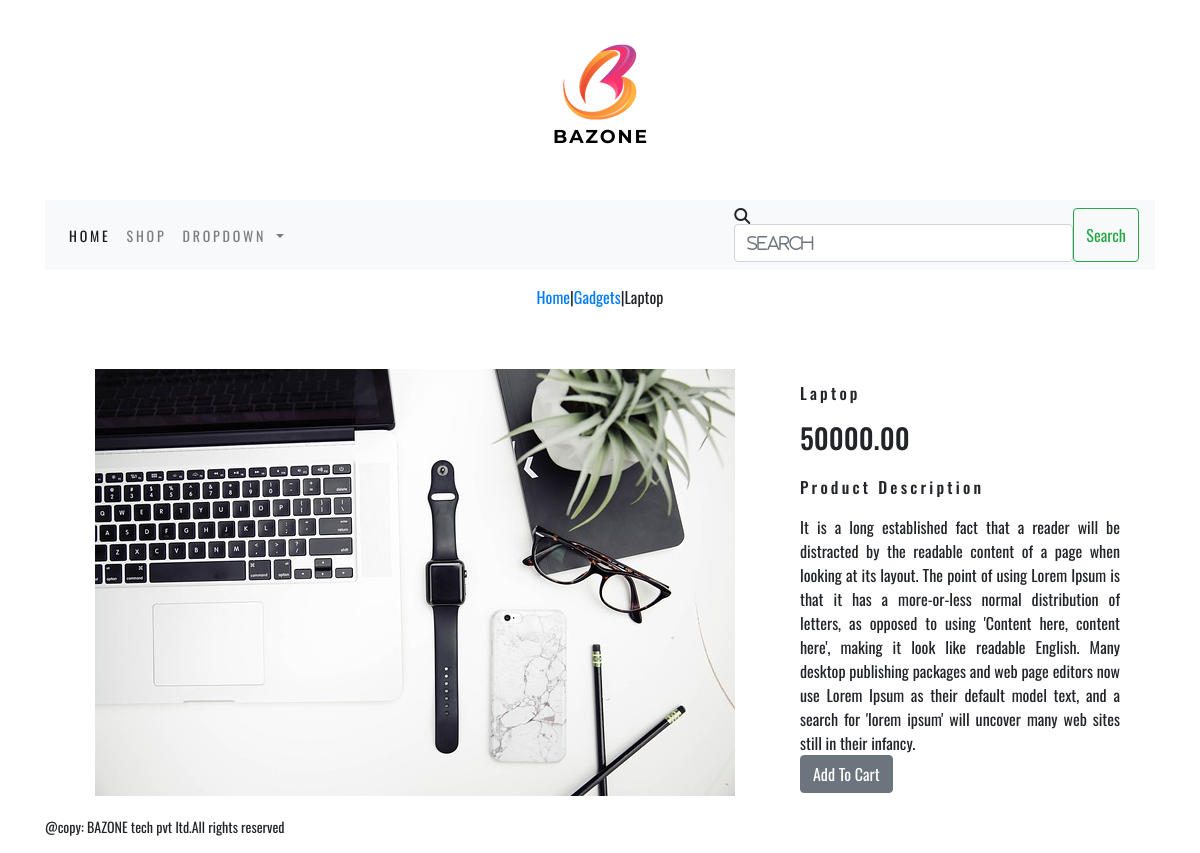
/shop/gadgets/laptop/, run on the app's committed database.
### ecomapp/models.py (models this page shows, shortened)
class Product(models.Model):
    name = models.CharField(max_length=250, unique=True)
    slug = models.SlugField(max_length=250, unique=True)
    description = models.TextField(blank=True)
    price = models.DecimalField(max_digits=20, decimal_places=2)
    category = models.ForeignKey(Category, on_delete=models.CASCADE)
    image = models.ImageField(upload_to='product', blank=True)
    stock = models.IntegerField()
    available = models.BooleanField(default=True)
    created = models.DateTimeField(auto_now_add=True)
    updated = models.DateTimeField(auto_now=True)
    class Meta:
        ordering = ('name',)
        verbose_name = 'product'
        verbose_name_plural = 'products'

class Category(models.Model):
    name = models.CharField(max_length=250, unique=True)
    slug = models.SlugField(max_length=250, unique=True)
    description = models.TextField(blank=True)
    image = models.ImageField(upload_to='category', blank=True)
    class Meta:
        ordering = ('name',)
        verbose_name = 'category'
        verbose_name_plural = 'categories'
    def get_url(self):
        return reverse('shop:product_by_category', args=[self.slug])
    def __str__(self):
        return '{}'.format(self.name)

### ecomapp/views.py (the view)
# urls.py: path('<slug:c_slug>/<slug:product_slug>/', views.proDetail, name="product_details")
def proDetail(request, c_slug, product_slug):
    try:
        product = Product.objects.get(category__slug=c_slug, slug=product_slug)
    except Exception as e:
        raise e
    return render(request, 'product.html', {'product': product})

### cartapp/context_processors.py (called while the page is built)
def counter(request):
    item_count = 0
    if 'admin' in request.path:
        return {}
    else:
        try:
            cart = Cart.objects.filter(cart_id=cart_id1(request))
            cart_items = CartItem.objects.all().filter(cart=cart[:1])
            for cart_item in cart_items :
                item_count += cart_item.quantity
        except DoesNotExist:
            item_count = 0
    return {'item_count': item_count}

### cartapp/views.py (called while the page is built)
def cart_id1(request):
    cart = request.session.session_key
    if not cart:
        cart = request.session.create()
    return cart

### ecomapp/context_processors.py (called while the page is built)
def menu_links(request):
    links = Category.objects.all()
    return dict(links=links)

### templates/product.html (shortened to what this page needs)
{% extends 'base.html' %}
{% load static %}
{% block content %}
<div class="row my-prod-cat-class">
    <div class="mx-auto">
        <p><a href="{% url 'shop:AllProdCat' %}">Home</a>|<a href="{{product.category.get_url}}">{{product.category}}</a>|{{product.name}}</p>
    </div>
</div>
<br>
<div class="container">
    <div class="row">
        <div class="col-12 col-sm-12 com-md-12 col-lg-8 text-center">
            <div style="min-width:18 rem">
        <img src="{{product.image.url}}" alt="{{product.name}}">
        </div>
             </div>
    <div class="col-12 col-sm-12 col-md-12 col-lg-4">
        <div>
        <h1 class="my-prod-title">{{product.name}}</h1>
        </div>
<div>
    <div>
        <h3>{{product.price}}</h3>
    </div>
</div>
<div>
    <div>
        <h4 class="my-prod-title">Product Description</h4>
    </div>
</div>
<div>
    <div class="text-justify my-prod-text">
        {{product.description}}
    </div>
</div>
{% if product.stock <= 0 %}
<p class="text-justify my-prod-text"><b>OUT OF STOCK</b></p>
{% else %}
<a class="btn btn-secondary" href="{% url 'cart:add_cart' product.id %}">Add To Cart</a>
{% endif %}
{% endblock %}

### static/css/custom.css (style rules this page uses)
body { font-family: 'Oswald', sans-serif; }
.my-prod-cat-class { padding-top:15px; padding-bottom:20px; }
.my-prod-title { font-size:16px; text:transform:uppercase; letter-spacing:.2em; padding-top:15px; padding-bottom:10px; }
.my-prod-text { padding-right:20px; }

### data on the page
Product: category "Gadgets", name "Laptop", image (picture), price "50000.00", description "It is a long established fact that a reader will be distracted by the readable content of a page when looking at its layout. The point of using Lorem Ipsum is that it has a more-or-less normal distribution of letters, as opposed to using 'Content here, content here', making it look like readable English. Many desktop publishing packages and web page editors now use Lorem Ipsum as their default model text, and a search for 'lorem ipsum' will uncover many web sites still in their infancy."
